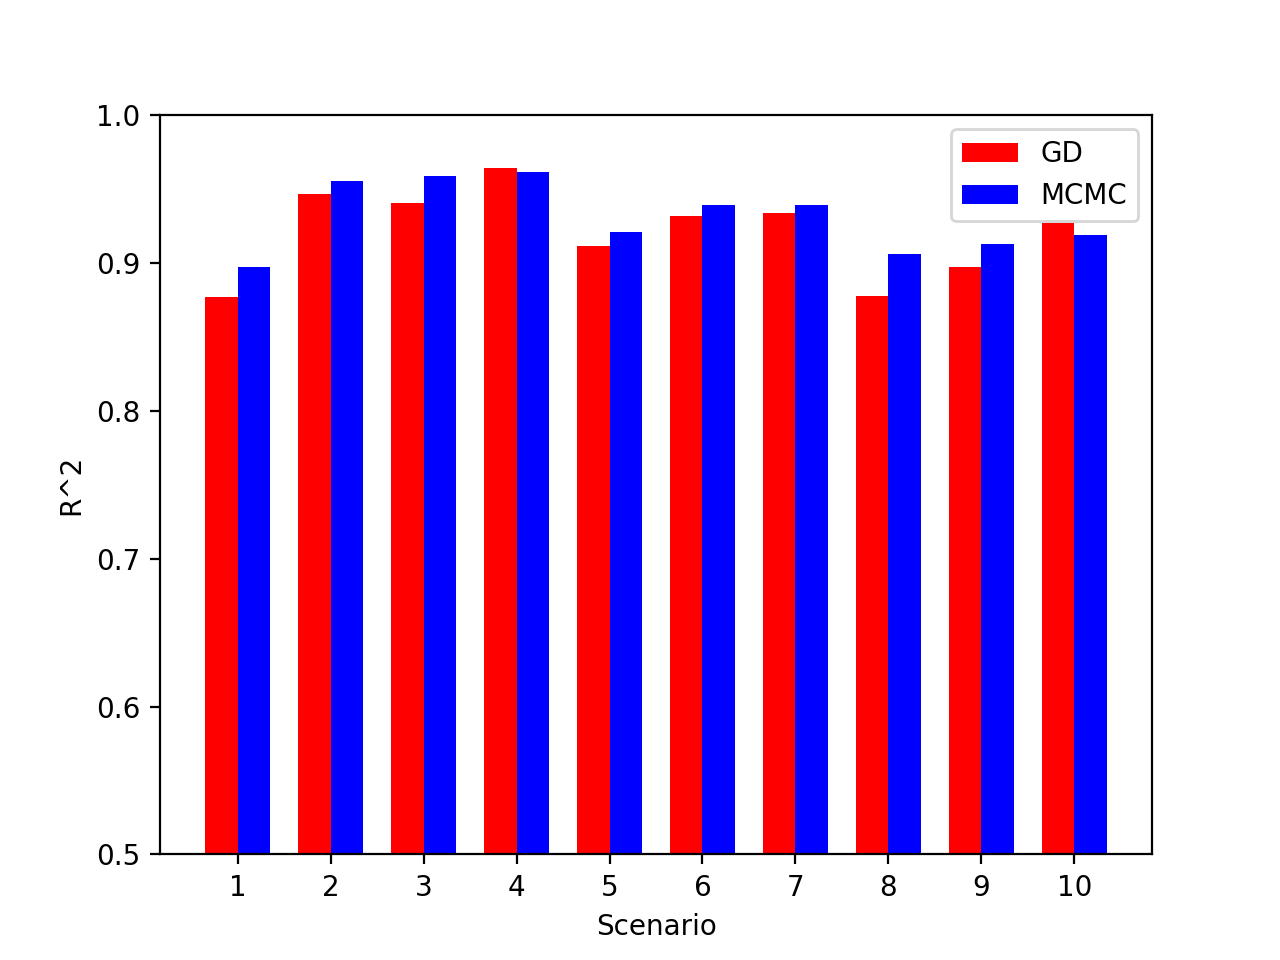

Write Python code to recreate this figure.
# -*- coding: utf-8 -*-
# Copyright 2018 The PsiZ Authors. All Rights Reserved.
#
# Licensed under the Apache License, Version 2.0 (the "License");
# you may not use this file except in compliance with the License.
# You may obtain a copy of the License at
#
#     http://www.apache.org/licenses/LICENSE-2.0
#
# Unless required by applicable law or agreed to in writing, software
# distributed under the License is distributed on an "AS IS" BASIS,
# WITHOUT WARRANTIES OR CONDITIONS OF ANY KIND, either express or implied.
# See the License for the specific language governing permissions and
# limitations under the License.
# ==============================================================================

"""Example exploring MCMC finetuning of gradient-decent solution."""

import copy
import itertools

import numpy as np
import pandas as pd
import matplotlib
import matplotlib.pyplot as plt
from sklearn.mixture import GaussianMixture
from sklearn.neighbors import NearestNeighbors

from psiz.models import Exponential
from psiz.simulate import Agent
from psiz.generator import RandomGenerator
from psiz.utils import similarity_matrix, matrix_comparison


def main():
    """Compare hueristic and exhaustive search method for trial selection."""
    # Settings.
    np.random.seed(123)
    n_stimuli = 30
    n_dim = 2
    n_trial = 1000
    n_reference = 8
    n_select = 2
    n_scenario = 10

    r2_gd = np.empty((n_scenario))
    r2_mcmc = np.empty((n_scenario))
    for i_scenario in range(n_scenario):
        print("scenario {0}".format(i_scenario))
        model_true = ground_truth(n_dim, n_stimuli)
        simmat_true = similarity_matrix(
            model_true.similarity, model_true.z['value'])

        # Generate a random docket of trials.
        generator = RandomGenerator(n_reference, n_select)
        docket = generator.generate(n_trial, n_stimuli)

        # Simulate similarity judgments.
        agent = Agent(model_true)
        obs = agent.simulate(docket)

        # Gradient decent solution.
        model_gd = Exponential(n_stimuli, n_dim)
        model_gd.freeze({'theta': {'beta': 10, 'rho': 2, 'tau': 1}})
        model_gd.fit(obs, n_restart=10, verbose=1)
        simmat_gd = similarity_matrix(
            model_gd.similarity, model_gd.z['value'])
        r2_gd[i_scenario] = matrix_comparison(simmat_gd, simmat_true)

        # MCMC fine-tuned solution.
        samples = model_gd.posterior_samples(obs, n_burn=200, verbose=1)
        z_samp = samples['z']
        z_mcmc = np.median(z_samp, axis=2)
        simmat_mcmc = similarity_matrix(
            model_gd.similarity, z_mcmc)
        r2_mcmc[i_scenario] = matrix_comparison(simmat_mcmc, simmat_true)

    # Compute difference between GD and MCMC solution.
    r2_diff = r2_mcmc - r2_gd

    fig, ax = plt.subplots()
    ind = np.arange(n_scenario)
    width = 0.35         # the width of the bars
    p1 = ax.bar(ind, r2_gd, width, color='r', bottom=0)
    p2 = ax.bar(ind + width, r2_mcmc, width, color='b', bottom=0)

    # ax.set_title('R^2 Similarity Matrix Correlation')
    ax.set_xticks(ind + width / 2)
    ax.set_xticklabels(np.arange(1, n_scenario + 1))
    ax.set_ylim(bottom=.5, top=1.)
    ax.set_xlabel('Scenario')
    ax.set_ylabel('R^2')
    ax.legend((p1[0], p2[0]), ('GD', 'MCMC'))
    plt.show()

    print('R^2 Difference')
    print('  Minimum: {0:.1f}'.format(np.min(r2_diff)))
    print('  Mean:    {0:.1f}'.format(np.mean(r2_diff)))
    print('  Median:  {0:.1f}'.format(np.median(r2_diff)))
    print('  Maximum: {0:.1f}'.format(np.max(r2_diff)))
    print('')


def ground_truth(n_dim, n_stimuli):
    """Return a ground truth embedding."""
    # Sample embeddingp points from Gaussian.
    mean = np.zeros((n_dim))
    cov = .3 * np.identity(n_dim)
    z = np.random.multivariate_normal(mean, cov, (n_stimuli))

    # Create embedding model.
    n_group = 1
    (n_stimuli, n_dim) = z.shape
    model = Exponential(n_stimuli, n_dim=n_dim, n_group=n_group)
    freeze_options = {
        'z': z,
        'theta': {
            'rho': 2,
            'tau': 1,
            'beta': 7,
            'gamma': 0
        }
    }
    model.freeze(freeze_options)

    # sim_mat = similarity_matrix(model.similarity, z)
    # idx_upper = np.triu_indices(n_stimuli, 1)
    # plt.hist(sim_mat[idx_upper])
    # plt.show()
    return model


def simulated_samples(z, n_sample):
    """Simulate posterior samples for a set of embedding points."""
    n_stimuli = z.shape[0]
    n_dim = z.shape[1]

    stim_cov = np.random.uniform(low=.0001, high=.01, size=n_stimuli)
    stim_cov = np.expand_dims(stim_cov, axis=1)
    stim_cov = np.expand_dims(stim_cov, axis=1)
    stim_cov = stim_cov * np.expand_dims(np.identity(n_dim), axis=0)

    # Draw samples
    z_samples = np.empty((n_sample, n_stimuli, n_dim))
    for i_stimulus in range(n_stimuli):
        z_samples[:, i_stimulus, :] = np.random.multivariate_normal(
            z[i_stimulus], stim_cov[i_stimulus], (n_sample)
        )
    z_samples = np.transpose(z_samples, axes=[1, 2, 0])
    return {'z': z_samples}


def candidate_list(eligable_list, n_reference):
    """Determine all possible trials."""
    n_stimuli = len(eligable_list)
    stimulus_set = np.empty([0, n_reference + 1], dtype=np.int32)
    for i_stim in range(n_stimuli):
        locs = np.not_equal(eligable_list, i_stim)
        sub_list = itertools.combinations(eligable_list[locs], n_reference)
        for item in sub_list:
            item = np.hstack((i_stim * np.ones(1), item))
            stimulus_set = np.vstack((stimulus_set, item))
    stimulus_set = stimulus_set.astype(dtype=np.int32)
    return stimulus_set


if __name__ == "__main__":
    main()
